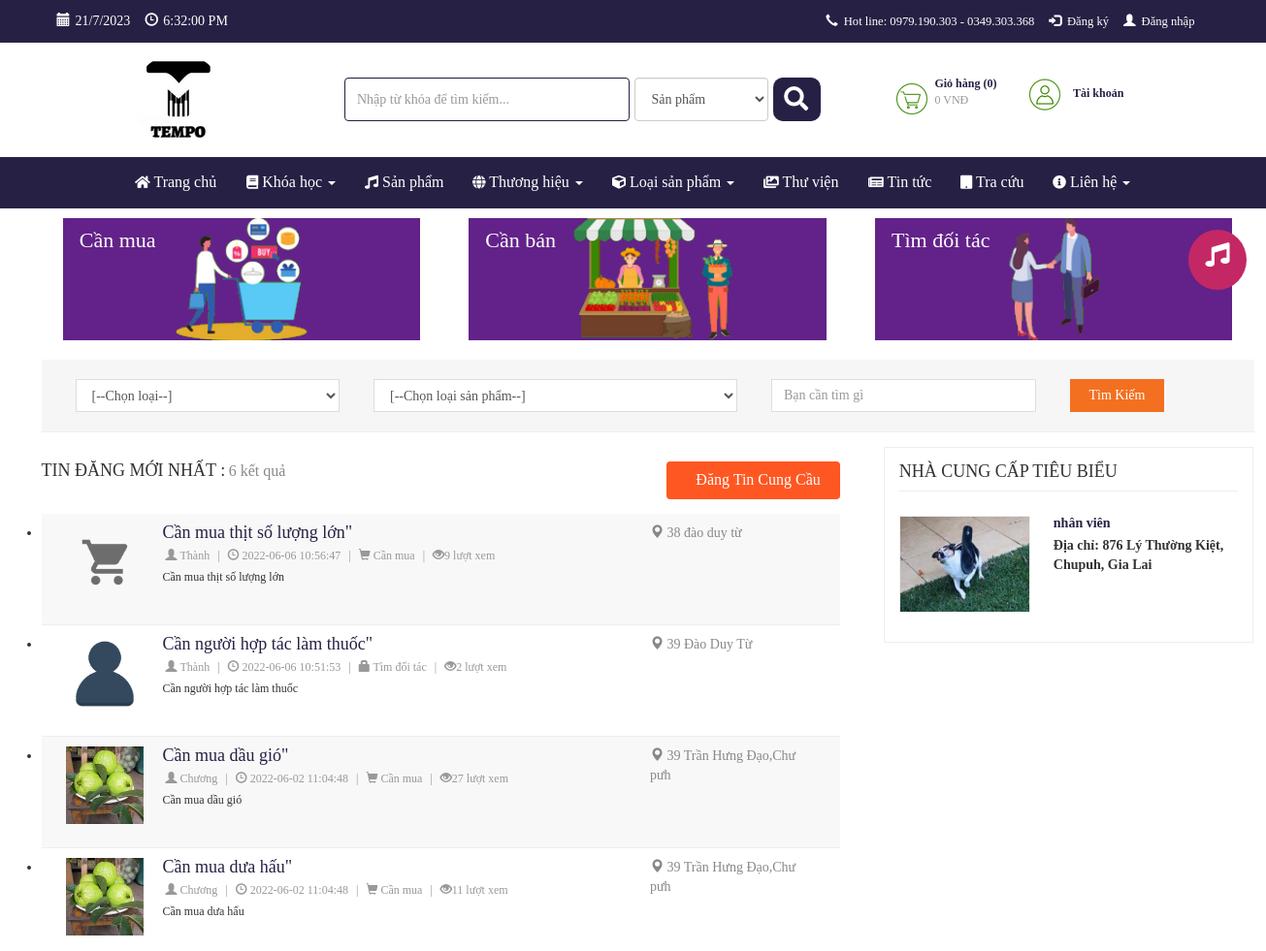
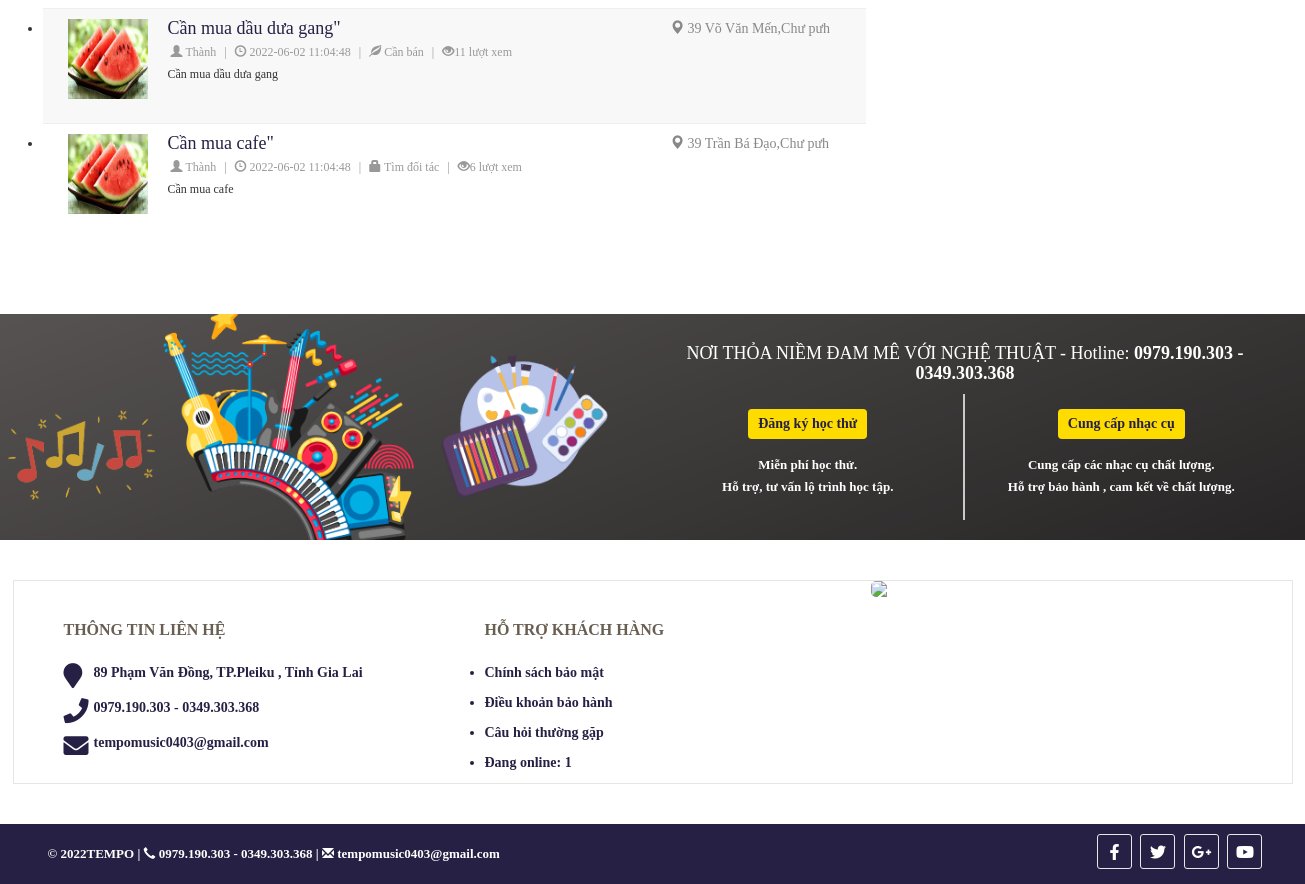
The page /index.php/ketnoicungcau on the database its author committed (2 pictures, top to bottom).
### tables this page shows
CREATE TABLE `db_ketnoicungcau` (
  `id` int(11) NOT NULL,
  `nguoidang` varchar(100) NOT NULL,
  `phone` varchar(100) NOT NULL,
  `address` varchar(255) NOT NULL,
  `tieude` varchar(255) NOT NULL,
  `detail` text NOT NULL,
  `catid` int(11) DEFAULT NULL,
  `ngaydang` datetime NOT NULL,
  `luotxem` int(11) NOT NULL,
  `trash` int(1) NOT NULL DEFAULT 1,
  `status` int(1) NOT NULL DEFAULT 1,
  `price` varchar(255) NOT NULL,
  `hinhanh` varchar(255) DEFAULT NULL,
  `type` int(11) NOT NULL DEFAULT 1
);

CREATE TABLE `db_user` (
  `id` int(11) NOT NULL,
  `fullname` varchar(255) NOT NULL,
  `username` varchar(225) NOT NULL,
  `password` varchar(64) NOT NULL,
  `role` int(11) NOT NULL,
  `email` varchar(255) NOT NULL,
  `gender` int(1) NOT NULL,
  `phone` varchar(15) NOT NULL,
  `address` varchar(255) NOT NULL,
  `img` varchar(255) NOT NULL,
  `created` datetime NOT NULL,
  `trash` int(1) NOT NULL DEFAULT 1,
  `status` int(1) NOT NULL DEFAULT 1,
  `detail` text DEFAULT NULL,
  `star` int(11) NOT NULL DEFAULT 1
);

### application/controllers/Ketnoicungcau.php (called while the page is built, shortened)
<?php
class Ketnoicungcau extends CI_Controller {
    function __construct() {
        $this->load->model('frontend/Mproduct');
        $this->load->model('frontend/Mcategory');
        $this->load->model('frontend/Mcontent');
		$this->load->model('frontend/Mproducer');
		$this->load->model('backend/Muser');
		$this->load->model('frontend/Mketnoicungcau');
        $this->data['com']='ketnoicungcau';
    }
	public function index(){
		$this->load->library('phantrang');
		$limit=10;
		$current=$this->phantrang->PageCurrent();
		$first=$this->phantrang->PageFirst($limit, $current);
		$total=$this->Mketnoicungcau->cungcau_all_count();
		$this->data['strphantrang']=$this->phantrang->PagePer($total, $current, $limit, $url='ketnoicungcau');
		$this->data['list']=$this->Mketnoicungcau->cungcau_all($limit,$first);
		$this->data['listShop']=$this->Muser->users_banhang_five();
		$this->data['title']="TEMPO  - Liên hệ";
		$this->data['view']='index';
		$this->load->view('frontend/layout',$this->data);
	}
}

### index.php (called while the page is built, shortened)
<?php
require_once BASEPATH.'core/CodeIgniter.php';

### application/models/frontend/Mketnoicungcau.php (called while the page is built, shortened)
<?php
class Mketnoicungcau extends CI_Model {
    public function __construct()
    {
        $this->table = $this->db->dbprefix('ketnoicungcau');
    }
    public function cungcau_all($limit, $first){
        $this->db->where('trash', 1);
		$this->db->where('status', 1);
        $this->db->order_by('ngaydang', 'desc');
        $query = $this->db->get($this->table, $limit, $first);
        return $query->result_array();
    }
	public function cungcau_all_count(){
        $this->db->where('status', 1);
        $this->db->where('trash', 1);
        $query = $this->db->get($this->table);
        return count($query->result_array());
    }
}

### application/models/backend/Muser.php (called while the page is built, shortened)
<?php if ( ! defined('BASEPATH')) exit('No direct script access allowed');
class Muser extends CI_Model {
	public function __construct(){
        $this->table = $this->db->dbprefix('user');
    }
	public function users_banhang_five(){
        $this->db->where('trash', 1);
        $this->db->where('id !=', 1);
		$this->db->where('role !=', 1);
		$this->db->limit(5);
        $this->db->order_by('id', 'desc');
        $query = $this->db->get($this->table);
        return $query->result_array();
    }
}

### application/views/frontend/components/ketnoicungcau/index.php (the view, shortened to what this page needs)
<section>
	<div class="container">
		<div class="container">
			<div class="buy-center">
				<div class="box-mark">
					<div class="row wrap-box-mark">
						<div class="col-md-4 col-xs-4">
							<div class="col-mark">
								<a href="ketnoicungcau/cung">
									<img src="public/images/ketnoicungcau/mua.png" class="cursorsHover" style="width:100%;height:100%">
									<div class="headingmark cursorsHover">Cần mua</div>
								</a>
							</div>
						</div>
						<div class="col-md-4 col-xs-4">
							<div class="col-mark">
								<a href="ketnoicungcau/cau">
									<img src="public/images/ketnoicungcau/ban.png" class="cursorsHover" style="width:100%;height:100%">
									<div class="headingmark cursorsHover">Cần bán</div>
								</a>
							</div>
						</div>
						<div class="col-md-4 col-xs-4">
							<div class="col-mark">
								<a href="ketnoicungcau/doitac">
									<img src="public/images/ketnoicungcau/lienket.png" style="width:100%;height:100%">
									<div class="headingmark">Tìm đối tác</div>
								</a>
							</div>
						</div>
					</div>
				</div>
				<div class="search-kncc">
					<div class="form-inline">
					<form style="width:100%" action="<?php echo base_url() ?>ketnoicungcau/timkiem" method="POST" accept-charset="utf-8">
						<div class="col-md-3 col-100">
							<div class="form-group" style="width: 100%">
								<div class="input-group" style="width: 100%">
									<select name="loaicungcau" id="loaicungcau" class="form-control">
										<option value="">[--Chọn loại--]</option>
									</select>
								</div>
							</div>
						</div>
						<div class="col-md-4 col-100">
							<div class="form-group" style="width: 100%">
								<div class="input-group" style="width: 100%">
									<select name="loaisp" id="loaisp" class="form-control">
										<option value="">[--Chọn loại sản phẩm--]</option>
									</select>
								</div>
							</div>
						</div>
						<div class="col-md-3 col-100">
							<div class="form-group" style="width: 100%">
								<div class="input-group" style="width: 100%">
									<input style="width: 100%" value="" type="text" class="form-control" name="keyword" id="keyword" placeholder="Bạn cần tìm gì">
								</div>
							</div>
						</div>
						<div class="col-md-2 col-100">
							<div class="form-group" style="width: 100%">
								<div class="input-group" style="width: 100%">
									<button type="submit" class="btn-grid-search cursorsHover" id="btn-search-ads">Tìm kiếm</button>
								</div>
							</div>
						</div>
					</form>
					</div>
				</div>
				<div class="row">
					<div class="col-md-8">
						<div class="row heading-page- ">
							<div class="col-md-6  col-xs-12  block-h1 results-typeAds">
								<h1>TIN ĐĂNG MỚI NHẤT :</h1>
								<h4 name="results-count"> <?php echo count($list) ?> kết quả</h4>
							</div>
							<div class="col-md-6  col-xs-12  block-h1" style="padding-right:15px !important">
								<?php if($this->session->userdata('sessionKhachHang')) :?>
									<button class="button-dangtin" data-toggle="modal" data-target="#cungcau_modal"><i class="fa fa-pencil" aria-hidden="true" style="margin-right: 10px;"></i>Đăng tin cung cầu</button>
								<?php else :?>
									<button class="button-dangtin" data-toggle="tooltip" data-placement="top" title="Bạn cần đăng nhập để có thể đăng tin cung cầu !"><i class="fa fa-pencil" aria-hidden="true" style="margin-right: 10px;"></i>Đăng tin cung cầu</button>
								<?php endif; ?>
							</div>
						</div>
						<div class="buy-center-linked-list ">
							<ul class="buy-center-linked-list-columns">
								<?php if (count($list) == 0) : ?>
									<p>Chưa có tin nào !</p>
								<?php else : ?>
									<?php foreach ($list as $sp) : ?>
										<li class="buy-li">
											<div class="col-md-9 col-sm-9 buy-left">
												<div class="news-buy">
													<div class="icon-buy-li">
														<a>
															<img style="width: 100%;height: 100%;" src="public/images/ketnoicungcau/<?php echo $sp['hinhanh'] ?>" alt="">
														</a>
													</div>
													<div class="wrap-buy-li">
														<h4><a class="help-center-link" href="#detail_modal" data-toggle="modal" data-detalhes='<?= json_encode($sp); ?>' data-id="<?php echo $sp['id'] ?>"><?php echo $sp['tieude'] ?>"</a></h4>
														<div class="info-buy">
															<span class="userport">
																<span><i class="glyphicon glyphicon-user" aria-hidden="true"></i><a href="#" class="cursorsHover"><?php echo $sp['nguoidang'] ?></a></span>
															</span>
															<span style="margin-left: 5px;margin-right: 5px">|</span>
															<span class="port-time">
																<span><i class="glyphicon glyphicon-time" aria-hidden="true"></i> <?php echo $sp['ngaydang'] ?></span>
															</span>
															<span style="margin-left: 5px;margin-right: 5px">|</span>
															<span class="port-time">
																<?php if ($sp['type'] == 1) : ?>
																	<span><i class="glyphicon glyphicon-shopping-cart" aria-hidden="true"></i> Cần mua</span>
																<?php elseif ($sp['type'] == 2) : ?>
																	<span><i class="glyphicon glyphicon-leaf" aria-hidden="true"></i> Cần bán</span>
																<?php else : ?>
																	<span><i class="glyphicon glyphicon-lock" aria-hidden="true"></i> Tìm đối tác</span>
																<?php endif; ?>
															</span>
															<span style="margin-left: 5px;margin-right: 5px">|</span>
															<span class="port-time">
																<span><i class="glyphicon glyphicon-eye-open" aria-hidden="true"></i><?php echo $sp['luotxem'] ?> lượt xem</span>
															</span>
														</div>
														<div class="post-desc">
															<?php echo $sp['tieude'] ?>
														</div>
													</div>
												</div>
											</div>
											<div class="col-md-3 col-sm-3 text-l">
												<div class="post-area">
													<i class="glyphicon glyphicon-map-marker" aria-hidden="true"></i>
													<?php echo $sp['address'] ?>
												</div>
											</div>
											<div class="clearfix"></div>
										</li>
									<?php endforeach; ?>
							</ul>
						<?php endif; ?>
						</div>
					</div>
					<div class="col-md-4">
						<div class="ncc-center-topic">
							<div class="block-h1">
								<h1>Nhà cung cấp tiêu biểu</h1>
							</div>
							<div class="wrap-ncc-r match-my-cols is-flex1">
								<?php if (count($listShop) == 0) : ?>
									<p>Không có nhà cung cấp !</p>
								<?php else : ?>
									<?php foreach ($listShop as $ls) : ?>
										<div class="ncc-rightlist media">
											<a class="pull-left" href="doanhngiep/detail/<?php echo $ls['id'] ?>">
												<img style="width: 100%;height: 100%;" class="img-ncc-right-list" title="" alt="" src="public/images/admin/<?php echo $ls['img'] ?>">
											</a>
											<div class="media-body">
												<h4 class="media-heading"><a href="doanhngiep/detail/<?php echo $ls['id'] ?>"><?php echo $ls['fullname'] ?></a></h4>
												<p style="margin-bottom: 0"><b>Địa chỉ: <?php echo $ls['address'] ?></p>
											</div>
										</div>
									<?php endforeach; ?>
							</div>
						<?php endif; ?>
						</div>
					</div>
				</div>
			</div>
		</div>
	</div>
</section>

### public/css/style.css (style rules this page uses)
@media (min-width: 768px) { .container-fluid,.col-lg-1, .col-lg-10, .col-lg-11, .col-lg-12, .col-lg-2, .col-lg-3, .col-lg-4, .col-lg-5, .col-lg-6, .col-lg-7, .col-lg-8, .col-lg-9, .col-md-1, .col-md-10, .col-md-11, .col-md-12, .col-md-2, .col-md-3, .col-md-4, .col-md-5, .col-md-6, .col-md-7, .col-md-8, .col-md-9, .col-sm-1, .col-sm-10, .col-sm-11, .col-sm-12, .col-sm-2, .col-sm-3, .col-sm-4, .col-sm-5, .col-sm-6, .col-sm-7, .col-sm-8, .col-sm-9, .col-xs-1, .col-xs-10, .col-xs-11, .col-xs-12, .col-xs-2, .col-xs-3, .col-xs-4, .col-xs-5, .col-xs-6, .col-xs-7, .col-xs-8, .col-xs-9 { position: relative; min-height: 1px; padding-right: 15px !important; padding-left: 15px !important; } }
@media (min-width: 768px) { .form-inline .form-group { display: inline-block; margin-bottom: 0; vertical-align: middle; } }
* { font-family: Roboto, sans-serif; margin: 0; padding: 0; }
* { font-family:tahoma; }
select { border-radius: 0; }
input, button, select, textarea { font-family: inherit; font-size: inherit; line-height: inherit; }
input { line-height: normal; }
button, input, optgroup, select, textarea { margin: 0; font: inherit; color: inherit; }
.row:after { content: ""; display: table; clear: both; }
html { scroll-behavior: smooth; }

### public/css/ketnoi.css (style rules this page uses)
.buy-center-linked-list { margin-bottom: 50px; }
.buy-center-linked-list-columns li:nth-child(2n+1) { background-color: #f8f8f8; }
.buy-center-linked-list-columns li { border-bottom: 1px solid #eee; padding: 10px; }
.news-buy { display: flex; align-items: top; align-content: top; justify-content: flex-start; }
.buy-center-linked-list-columns li:last-child { border-bottom: none; }
.icon-buy-li { -webkit-flex-basis: 50px; flex-basis: 50px; max-width: 80px; min-width: 80px; height: 80px; }
.wrap-buy-li { margin-left: 20px; }
.wrap-buy-li h4 { margin: 0 }
.info-buy, .info-buy a { margin-top: 5px; color: #999; font-size: 12px; padding-left: 3px; }
.post-area { color: #888; font-weight: 300; }
.post-desc { position: relative; padding-top: 5px; font-size: 12px; overflow: hidden; display: -webkit-box; -webkit-line-clamp: 2; -webkit-box-orient: vertical; text-overflow: ellipsis; max-height: 3.6em; text-align: justify; margin-right: -1em; padding-right: 1em; }
.buy-left { padding-left: 0 }
.ncc-rightlist .pull-left { width: 135px; height: 100px; border:1px solid #eee; margin-right: 24px; text-align: center; padding-right: 0; }
.ncc-rightlist .media-heading { font-size: 14px; font-weight: 600; }
.ncc-center-topic { margin-left: 15px; margin-top: 15px; margin-bottom: 30px; background-color: #fff; border:1px solid #eee; padding: 15px; }
.ncc-center-topic .block-h1 { border-bottom: 1px solid #eee; width: 100%; padding-bottom: 8px; }
.wrap-ncc-r { margin-top:25px; }
.button-dangtin { padding: 8px 20px; font-size: 16px; text-transform: capitalize; font-weight: 500; background: #ff5722; border: none; text-transform: capitalize; color: #fff; float: right; border-radius: 4px; }
.ncc-rightlist { margin-bottom: 15px; }
.search-kncc { padding: 15px 0 15px 15px; background-color: #f6f6f6; border-bottom: 1px solid #eee }
.search-kncc .form-inline { display: flex; flex-flow: row; flex-wrap: wrap; }
.search-kncc .form-control, .search-kncc .input-group { width: 95%; display: inline-block !important; padding-right:5px ; }
.search-kncc .form-control { border-radius: 0; border:1px solid #ddd; box-shadow: none; }
button.btn-grid-search, button.btn-grid-search:active { padding: 7px 20px; font-size: 14px; text-transform: capitalize; font-weight: 500; background: #f37021; border: none; text-transform: capitalize; color: #fff; border-radius: 0px; max-height: 34px; }
.heading-page- { margin-top: 30px; }
.box-mark { text-align: center; }
.col-mark { position: relative; margin-top: 10px; padding: 0px 10px 0px 10px; }
.headingmark { position: absolute; left: 7%; bottom: 70%; color: #fff; font-size: 22px; }
.search-kncc { padding: 20px 0 20px 20px; background-color: #f6f6f6; margin-top: 20px; }
.block-h1 { margin-bottom: 15px; }
.block-h1 h1 { font-size: 24px; margin-bottom: 15px; display: inline; font-weight: 300; text-transform: uppercase; }
.block-h1 h4 { display: inline; font-size: 16px; font-weight: 300; color: #898989; }
.wrap-box-mark { margin-left: -3px; margin-right: -3px; }
.wrap-box-mark .col-xs-4 { padding-right: 3px; padding-left: 3px; }
.icon-buy-li img { width: 100%; height: 100%; }

### rows shown on the page
db_ketnoicungcau: hinhanh (picture), tieude "Cần mua thịt số lượng lớn", nguoidang "Thành", ngaydang "2022-06-06 10:56:47", type 1 (drawn), luotxem "9", address "38 đào duy từ"
db_ketnoicungcau: hinhanh (placeholder picture), tieude "Cần người hợp tác làm thuốc", nguoidang "Thành", ngaydang "2022-06-06 10:51:53", type "Tìm đối tác", luotxem "2", address "39 Đào Duy Từ"
db_ketnoicungcau: hinhanh (picture), tieude "Cần mua dầu gió", nguoidang "Chương", ngaydang "2022-06-02 11:04:48", type 1 (drawn), luotxem "27", address "39 Trần Hưng Đạo,Chư pưh"
db_ketnoicungcau: hinhanh (picture), tieude "Cần mua dưa hấu", nguoidang "Chương", ngaydang "2022-06-02 11:04:48", type 1 (drawn), luotxem "11", address "39 Trần Hưng Đạo,Chư pưh"
db_ketnoicungcau: hinhanh (picture), tieude "Cần mua dầu dưa gang", nguoidang "Thành", ngaydang "2022-06-02 11:04:48", type 2 (drawn), luotxem "11", address "39 Võ Văn Mến,Chư pưh"
db_ketnoicungcau: hinhanh (picture), tieude "Cần mua cafe", nguoidang "Thành", ngaydang "2022-06-02 11:04:48", type "Tìm đối tác", luotxem "6", address "39 Trần Bá Đạo,Chư pưh"
db_user: img (picture), fullname "nhân viên", address "876 Lý Thường Kiệt, Chupuh, Gia Lai"

### other values the page prints
count($list) "6"
$active_sessions "1"
